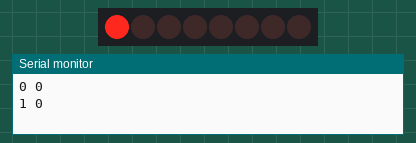
Recording of a sketch running on a simulated ESP8266 (NodeMCU). Parts: 8 port-expander outputs drawn as a row of LEDs (first output left, lit = HIGH), the last lines printed to the serial monitor. Wiring (inferred from the names in the program): PCF8574 port expander at I2C address 0x21. Wiring (inferred from the signals the program sends): row of LEDs: on Q0, Q1, Q2, Q3, Q4, Q5, Q6, Q7.

Above: at 0.3 s.
At 5.1 s:
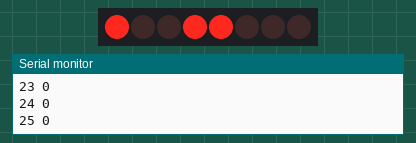
At 10.11 s:
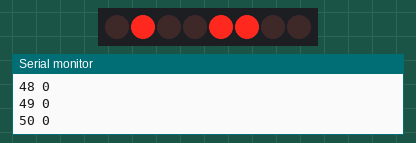
At 19.92 s:
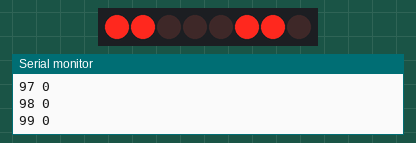
At 29.73 s:
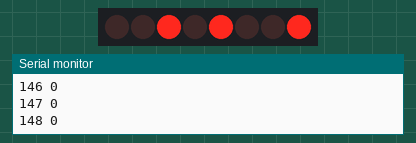
At 39.74 s:
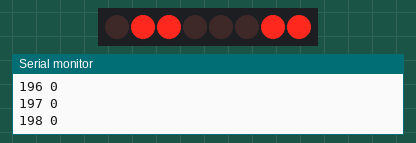
Timing chart, 0 to 40.0 s (numbered marks = the images above):
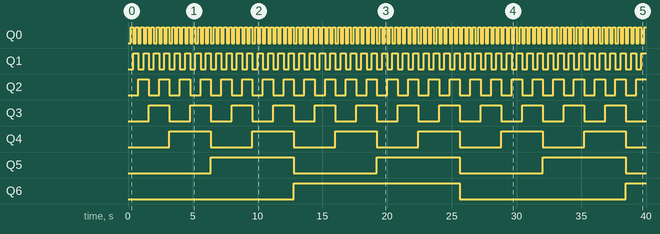

Measured:
- by itself, Q0: alternates HIGH for 0.20 s and LOW for 0.20 s
- by itself, Q1: alternates HIGH for 0.40 s and LOW for 0.40 s
- by itself, Q2: alternates HIGH for 0.80 s and LOW for 0.80 s
- by itself, Q3: alternates HIGH for 1.6 s and LOW for 1.6 s
- by itself, Q4: alternates HIGH for 3.2 s and LOW for 3.2 s
- by itself, Q5: alternates HIGH for 6.4 s and LOW for 6.4 s
- by itself, Q6: LOW → HIGH at 12.8 s, → LOW 12.8 s later, → HIGH 12.8 s later

The sketch:

PCF8574_BinaryCount.ino
```cpp
// PCF8574 Binary Counter Test
// Hari Wiguna, 2016

#include <Wire.h>

uint8_t address = 0x21;

void BinaryCountTest()
{
  for (uint8_t val = 0; val <= 255; val++)
  {
    Serial.print(val);
    Serial.print(" ");
    Wire.beginTransmission(address);
    Wire.write(~val);
    uint8_t error = Wire.endTransmission();
    Serial.println(error);
    delay(200);
  }
}

void setup() {
  Serial.begin(9600);

  //Wire.begin(); // Arduino needs (SDA=A4,SCL=A5)
  Wire.begin(0,2); // ESP8266 needs (SDA=GPIO0,SCL=GPIO2)
}

void loop() {
  BinaryCountTest();
}
```
